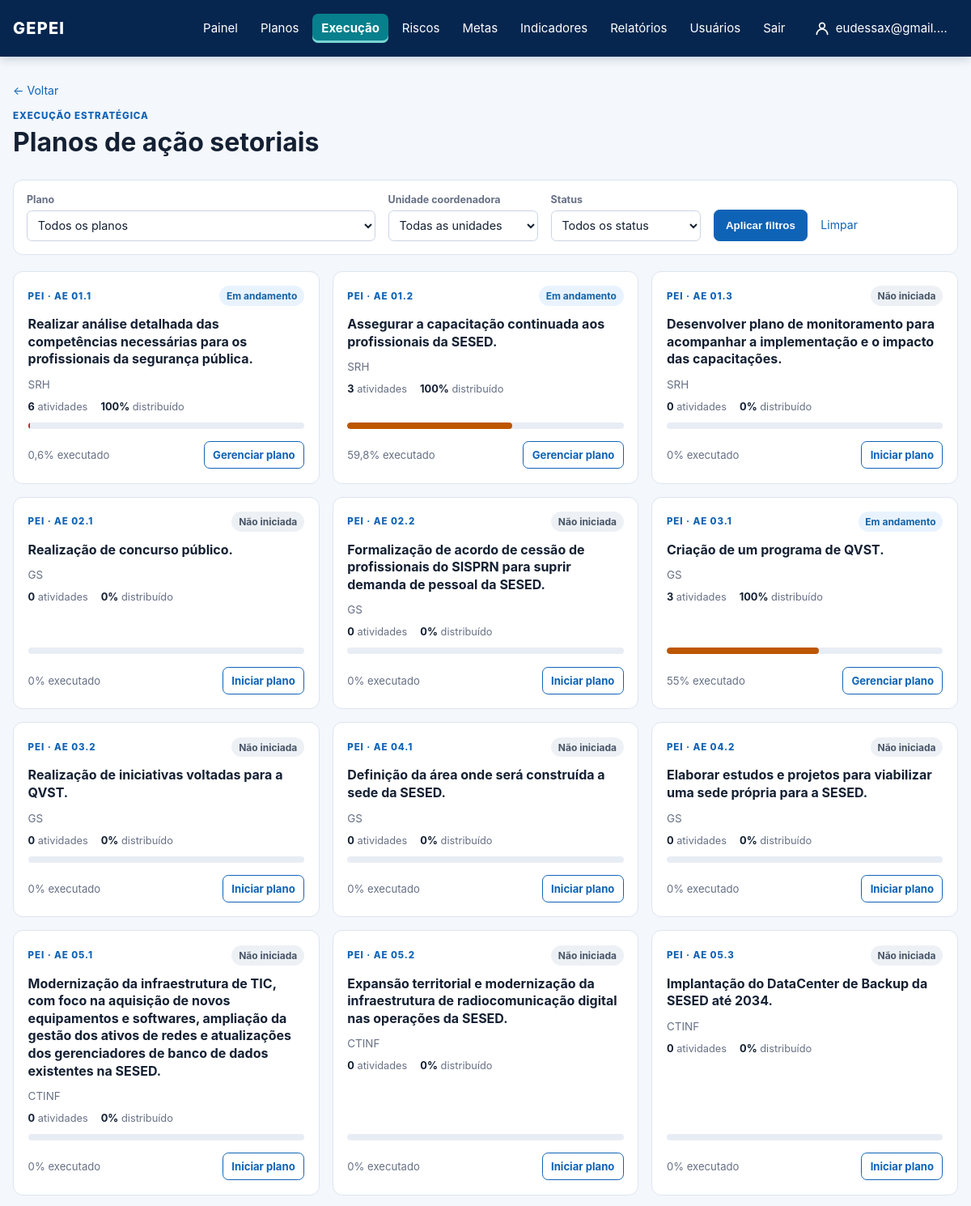
Screenshot of /planos-de-acao/ (signed in, upper part) with the database file from the repository.
### core/models.py (models this page shows, shortened)
class StrategicAction(models.Model):
    class Status(models.TextChoices):
        NOT_STARTED = "NAO_INICIADA", "Não iniciada"
        IN_PROGRESS = "EM_ANDAMENTO", "Em andamento"
        COMPLETED = "CONCLUIDA", "Concluída"
        DELAYED = "ATRASADA", "Atrasada"
        BLOCKED = "BLOQUEADA", "Bloqueada"
        SUSPENDED = "SUSPENSA", "Suspensa"
    artifact = models.ForeignKey(PlanArtifact, on_delete=models.PROTECT, related_name="actions")
    coordinating_unit = models.ForeignKey(OrganizationalUnit, on_delete=models.PROTECT)
    code = models.CharField(max_length=30)
    title = models.CharField(max_length=255)
    description = models.TextField(blank=True)
    due_date = models.DateField(
        null=True,
        blank=True,
        help_text="Preenchido no cronograma operacional; não é inferido da vigência do PEI.",
    )
    status = models.CharField(max_length=15, choices=Status.choices, default=Status.NOT_STARTED)
    progress = models.DecimalField(max_digits=5, decimal_places=2, default=0)
    funding_sources = models.CharField(max_length=255, blank=True)
    participating_units = models.ManyToManyField(OrganizationalUnit, related_name="participating_actions", blank=True)

class PlanArtifact(models.Model):
    class ArtifactType(models.TextChoices):
        DIMENSION = "DIMENSAO", "Dimensão BSC"
        AXIS = "EIXO", "Eixo Estratégico"
        OBJECTIVE = "OBJETIVO", "Objetivo Estratégico"
        PROJECT = "PROJETO", "Projeto Estratégico"
    plan = models.ForeignKey(Plan, on_delete=models.CASCADE, related_name="artifacts")
    parent = models.ForeignKey("self", null=True, blank=True, on_delete=models.CASCADE)
    artifact_type = models.CharField(max_length=12, choices=ArtifactType.choices)
    code = models.CharField(max_length=30, blank=True)
    title = models.CharField(max_length=255)
    description = models.TextField(blank=True)

class Plan(models.Model):
    class PlanType(models.TextChoices):
        PEI = "PEI", "PEI"
        PESP = "PESP", "PESP"
        PPA = "PPA", "PPA"
        OTHER = "OUTRO", "Outro"
    name = models.CharField(max_length=180)
    acronym = models.CharField(max_length=30)
    plan_type = models.CharField(max_length=10, choices=PlanType.choices)
    start_date = models.DateField()
    end_date = models.DateField()
    active = models.BooleanField(default=True)

class OrganizationalUnit(models.Model):
    class UnitType(models.TextChoices):
        ORGAN = "ORGAO", "Órgão"
        UNIT = "UNIDADE", "Unidade"
        SECTOR = "SETOR", "Setor"
    organization = models.ForeignKey(Organization, on_delete=models.PROTECT)
    parent = models.ForeignKey("self", null=True, blank=True, on_delete=models.PROTECT)
    name = models.CharField(max_length=180)
    acronym = models.CharField(max_length=30, blank=True)
    unit_type = models.CharField(max_length=10, choices=UnitType.choices)

### core/views.py (the view)
# urls.py: path("planos-de-acao/", views.action_plan_list, name="action_plan_list"),
@login_required
@permission_required("core.view_actionplan", raise_exception=True)
def action_plan_list(request):
    plans = Plan.objects.filter(active=True).order_by("acronym")
    units = scope_units(OrganizationalUnit.objects.order_by("name"), request.user)
    actions = scope_actions(
        StrategicAction.objects.select_related("artifact", "artifact__plan", "coordinating_unit"), request.user
    ).annotate(
        activity_count=Count("action_plan__activities"),
        allocated_weight=Sum("action_plan__activities__weight"),
        activity_progress=Avg("action_plan__activities__progress"),
    )
    selected_plan = request.GET.get("plan", "")
    selected_unit = request.GET.get("unit", "")
    selected_status = request.GET.get("status", "")
    if selected_plan.isdigit():
        actions = actions.filter(artifact__plan_id=selected_plan)
    if selected_unit.isdigit():
        actions = actions.filter(coordinating_unit_id=selected_unit)
    if selected_status in StrategicAction.Status.values:
        actions = actions.filter(status=selected_status)
    return render(
        request,
        "core/action_plan_list.html",
        {
            "actions": actions.order_by("artifact__code", "code"),
            "plans": plans,
            "units": units,
            "actions_status_choices": StrategicAction.Status.choices,
            "selected_plan": selected_plan,
            "selected_unit": selected_unit,
            "selected_status": selected_status,
        },
    )

### core/context_processors.py (called while the page is built)
def navigation_plans(request):
    if not request.user.is_authenticated:
        return {"navigation_plans": []}
    return {"navigation_plans": Plan.objects.order_by("acronym", "name")}

### core/permissions.py (called while the page is built, shortened)
def is_administrator(user):
    if user.is_superuser:
        return True
    return user.groups.filter(name__iexact=ADMINISTRATOR_GROUP_NAME).exists()

def user_unit_ids(user):
    if is_administrator(user):
        return None

def scope_units(queryset, user):
    ids = user_unit_ids(user)
    return queryset if ids is None else queryset.filter(pk__in=ids)

def scope_actions(queryset, user):
    ids = user_unit_ids(user)
    if ids is None:
        return queryset
    from .models import StrategicAction
    visible = StrategicAction.objects.filter(
        Q(coordinating_unit_id__in=ids) | Q(participating_units__in=ids)
    ).values("pk")
    return queryset.filter(pk__in=visible)

### core/templatetags/progress.py (called while the page is built)
@register.simple_tag
def progress_bar(value, css_class="progress-track"):
    try:
        percent = min(max(float(value or 0), 0), 100)
    except (TypeError, ValueError):
        percent = 0
    if percent < 34:
        level = "progress-low"
    elif percent < 67:
        level = "progress-mid"
    else:
        level = "progress-high"
    return format_html(
        '<div class="{} {}" role="progressbar" aria-valuemin="0" aria-valuemax="100" aria-valuenow="{}">'
        '<i style="width: {}%"></i></div>',
        css_class,
        level,
        f"{percent:.1f}",
        f"{percent:.2f}",
    )

### templates/core/action_plan_list.html (shortened to what this page needs)
{% extends "base.html" %}
{% load progress %}
{% block content %}
  <a class="back-link" href="{% url 'dashboard' %}">← Voltar</a>
  <section class="page-heading dashboard-heading">
    <div>
      <p class="eyebrow">Execução estratégica</p>
      <h1>Planos de ação setoriais</h1>
    </div>
  </section>
  <form class="dashboard-filters" method="get" aria-label="Filtros dos planos de ação">
    <label>Plano
      <select name="plan"><option value="">Todos os planos</option></select>
    </label>
    <label>Unidade coordenadora
      <select name="unit"><option value="">Todas as unidades</option></select>
    </label>
    <label>Status
      <select name="status"><option value="">Todos os status</option>{% for code, label in actions_status_choices %}<option value="{{ code }}" {% if selected_status == code %}selected{% endif %}>{{ label }}</option>{% endfor %}</select>
    </label>
    <button class="button button-primary" type="submit">Aplicar filtros</button>
    <a class="clear-filter" href="{% url 'action_plan_list' %}">Limpar</a>
  </form>
  <section class="action-cards">
    {% for action in actions %}
      <article class="action-card">
        <div class="action-card-top"><span class="eyebrow">{{ action.artifact.plan.acronym }} · {{ action.code }}</span><span class="chip chip-{{ action.status|lower }}">{{ action.get_status_display }}</span></div>
        <h2>{{ action.title }}</h2>
        <p class="action-card-unit">{{ action.coordinating_unit.acronym|default:action.coordinating_unit.name }}</p>
        <div class="card-meta"><span><strong>{{ action.activity_count }}</strong> atividade{{ action.activity_count|pluralize:"s" }}</span><span><strong>{{ action.allocated_weight|default:0|floatformat:"-1" }}%</strong> distribuído</span></div>
        {% progress_bar action.progress %}
        <div class="card-footer"><span>{{ action.progress|floatformat:"-1" }}% executado</span><a class="button button-secondary" href="{% url 'action_plan_detail' action.id %}">{% if action.activity_count %}Gerenciar plano{% else %}Iniciar plano{% endif %}</a></div>
      </article>
    {% empty %}
      <div class="empty-state large-empty"><strong>Nenhuma ação encontrada.</strong><span>Altere os filtros ou carregue ações estratégicas no PEI.</span></div>
    {% endfor %}
  </section>
{% endblock %}

### templates/base.html (shortened to what this page needs)
{% load static %}
<!doctype html>
<html lang="pt-br">
<head>
  <link rel="stylesheet" href="{% static 'css/gepei.css' %}?v=20261014-6">
</head>
<body>
  <header class="topbar">
    <a class="brand" href="{% url 'dashboard' %}">GEPEI</a>
    {% if user.is_authenticated %}
      <nav>
        <a href="{% url 'dashboard' %}" {% if request.path == '/' %}class="nav-active" aria-current="page"{% endif %}>Painel</a>
        {% if perms.core.view_plan %}<details class="nav-plans{% if '/pei/' in request.path %} nav-active{% endif %}">
          <summary {% if '/pei/' in request.path %}aria-current="page"{% endif %}>Planos</summary>
        </details>{% endif %}
        {% if perms.core.view_actionplan %}<a href="{% url 'action_plan_list' %}" {% if '/planos-de-acao/' in request.path and '/riscos/' not in request.path %}class="nav-active" aria-current="page"{% endif %}>Execução</a>{% endif %}
        {% if perms.core.view_risk %}<a href="{% url 'risk_overview' %}" {% if '/riscos/' in request.path %}class="nav-active" aria-current="page"{% endif %}>Riscos</a>{% endif %}
        {% if perms.core.view_strategictarget %}<a href="{% url 'target_overview' %}" {% if '/metas/' in request.path %}class="nav-active" aria-current="page"{% endif %}>Metas</a>{% endif %}
        {% if perms.core.view_indicator %}<a href="{% url 'indicator_overview' %}" {% if '/indicadores/' in request.path %}class="nav-active" aria-current="page"{% endif %}>Indicadores</a>{% endif %}
        {% if perms.core.view_reportcycle %}<a href="{% url 'report_cycle_overview' %}" {% if '/relatorios/' in request.path %}class="nav-active" aria-current="page"{% endif %}>Relatórios</a>{% endif %}
        {% if perms.auth.view_user or perms.auth.view_group %}
        <details class="nav-plans{% if '/usuarios/' in request.path %} nav-active{% endif %}">
          <summary {% if '/usuarios/' in request.path %}aria-current="page"{% endif %}>Usuários</summary>
        </details>
        {% endif %}
        <form method="post" action="{% url 'logout' %}">
          <button type="submit">Sair</button>
        </form>
        <a class="nav-user{% if request.path == '/minha-conta/' %} nav-active{% endif %}" href="{% url 'profile_edit' %}" title="Minha conta">
          <svg width="20" height="20" viewBox="0 0 24 24" fill="none" stroke="currentColor" stroke-width="2" stroke-linecap="round" stroke-linejoin="round" aria-hidden="true"><circle cx="12" cy="8" r="4"/><path d="M4 21c0-4.4 3.6-8 8-8s8 3.6 8 8"/></svg>
          <span>{{ user.first_name|default:user.username }}</span>
        </a>
      </nav>
    {% endif %}
  </header>
  <main class="container">
    {% block content %}{% endblock %}
  </main>
</body>
</html>

### rows the page displays
StrategicAction: artifact.plan.acronym "PEI", code "AE 01.1", status "Em andamento", title "Realizar análise detalhada das competências necessárias para os profissionais da segurança pública.", coordinating_unit.acronym "SRH", activity_count "6", allocated_weight "100", progress "0,6", shows "Gerenciar plano"
StrategicAction: artifact.plan.acronym "PEI", code "AE 01.2", status "Em andamento", title "Assegurar a capacitação continuada aos profissionais da SESED.", coordinating_unit.acronym "SRH", activity_count "3", allocated_weight "100", progress "59,8", shows "Gerenciar plano"
StrategicAction: artifact.plan.acronym "PEI", code "AE 01.3", status "Não iniciada", title "Desenvolver plano de monitoramento para acompanhar a implementação e o impacto das capacitações.", coordinating_unit.acronym "SRH", activity_count "0", allocated_weight "0", progress "0", shows "Iniciar plano"
StrategicAction: artifact.plan.acronym "PEI", code "AE 02.1", status "Não iniciada", title "Realização de concurso público.", coordinating_unit.acronym "GS", activity_count "0", allocated_weight "0", progress "0", shows "Iniciar plano"
StrategicAction: artifact.plan.acronym "PEI", code "AE 02.2", status "Não iniciada", title "Formalização de acordo de cessão de profissionais do SISPRN para suprir demanda de pessoal da SESED.", coordinating_unit.acronym "GS", activity_count "0", allocated_weight "0", progress "0", shows "Iniciar plano"
StrategicAction: artifact.plan.acronym "PEI", code "AE 03.1", status "Em andamento", title "Criação de um programa de QVST.", coordinating_unit.acronym "GS", activity_count "3", allocated_weight "100", progress "55", shows "Gerenciar plano"
StrategicAction: artifact.plan.acronym "PEI", code "AE 03.2", status "Não iniciada", title "Realização de iniciativas voltadas para a QVST.", coordinating_unit.acronym "GS", activity_count "0", allocated_weight "0", progress "0", shows "Iniciar plano"
StrategicAction: artifact.plan.acronym "PEI", code "AE 04.1", status "Não iniciada", title "Definição da área onde será construída a sede da SESED.", coordinating_unit.acronym "GS", activity_count "0", allocated_weight "0", progress "0", shows "Iniciar plano"
StrategicAction: artifact.plan.acronym "PEI", code "AE 04.2", status "Não iniciada", title "Elaborar estudos e projetos para viabilizar uma sede própria para a SESED.", coordinating_unit.acronym "GS", activity_count "0", allocated_weight "0", progress "0", shows "Iniciar plano"
StrategicAction: artifact.plan.acronym "PEI", code "AE 05.1", status "Não iniciada", title "Modernização da infraestrutura de TIC, com foco na aquisição de novos equipamentos e softwares, ampliação da gestão dos ativos de redes e atualizações dos gerenciadores de banco de dados existentes na SESED.", coordinating_unit.acronym "CTINF", activity_count "0", allocated_weight "0", progress "0", shows "Iniciar plano"
StrategicAction: artifact.plan.acronym "PEI", code "AE 05.2", status "Não iniciada", title "Expansão territorial e modernização da infraestrutura de radiocomunicação digital nas operações da SESED.", coordinating_unit.acronym "CTINF", activity_count "0", allocated_weight "0", progress "0", shows "Iniciar plano"
StrategicAction: artifact.plan.acronym "PEI", code "AE 05.3", status "Não iniciada", title "Implantação do DataCenter de Backup da SESED até 2034.", coordinating_unit.acronym "CTINF", activity_count "0", allocated_weight "0", progress "0", shows "Iniciar plano"

### other values shown
{{ user.first_name|default:user.username }} "eudessax@gmail.…"
